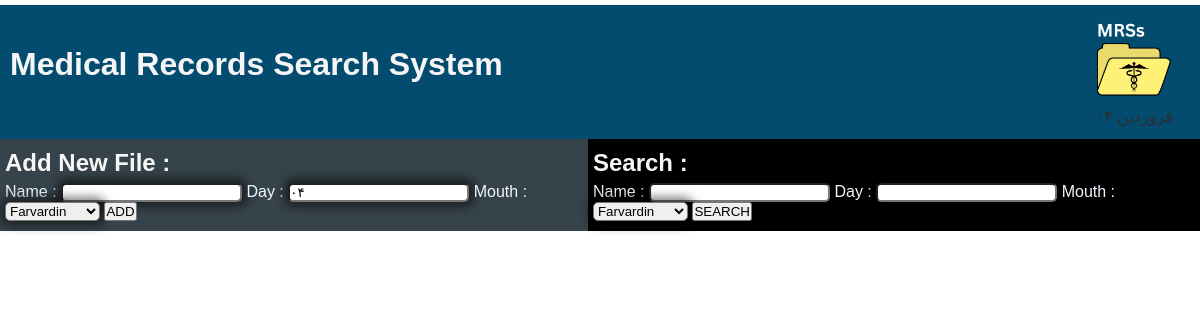
The app's page /pages/index.php, older data.
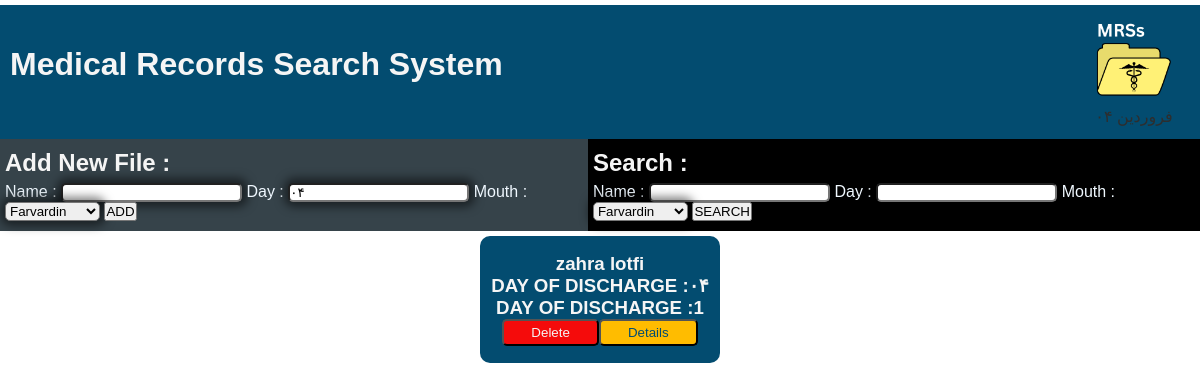
The same page, newer data.
### tables this page shows
CREATE TABLE "files" (
	"id"	INTEGER,
	"name"	TEXT,
	"discharge_day"	INTEGER,
	"discharge_mouth"	INTEGER,
	"note"	TEXT,
	"status"	INTEGER,
	"unit"	INTEGER,
	PRIMARY KEY("id" AUTOINCREMENT)
);

### jdf.php (called while the page is built, shortened)
<?php
function jdate($format, $timestamp = '', $none = '', $time_zone = 'Asia/Tehran', $tr_num = 'fa') {
  $T_sec = 0;
  $ts = $T_sec + (($timestamp === '') ? time() : tr_num($timestamp));
  $date = explode('_', date('H_i_j_n_O_P_s_w_Y', $ts));
  list($j_y, $j_m, $j_d) = gregorian_to_jalali($date[8], $date[3], $date[2]);
  $sl = strlen($format);
  $out = '';
  for ($i = 0; $i < $sl; $i++) {
    $sub = substr($format, $i, 1);
    switch ($sub) {
      case 'd':
        $out .= ($j_d < 10) ? '0' . $j_d : $j_d;
        break;
      case 'F':
        $out .= jdate_words(array('mm' => $j_m), ' ');
        break;
      default:
        $out .= $sub;
    }
  }
  return ($tr_num != 'en') ? tr_num($out, 'fa', '.') : $out;
}
function tr_num($str, $mod = 'en', $mf = '٫') {
  $num_a = array('0', '1', '2', '3', '4', '5', '6', '7', '8', '9', '.');
  $key_a = array('۰', '۱', '۲', '۳', '۴', '۵', '۶', '۷', '۸', '۹', $mf);
  return ($mod == 'fa') ? str_replace($num_a, $key_a, $str) : str_replace($key_a, $num_a, $str);
}
function jdate_words($array, $mod = '') {
  foreach ($array as $type => $num) {
    $num = (int) tr_num($num);
    switch ($type) {
      case 'mm':
        $key = array('فروردین', 'اردیبهشت', 'خرداد', 'تیر', 'مرداد', 'شهریور', 'مهر', 'آبان', 'آذر', 'دی', 'بهمن', 'اسفند');
        $array[$type] = $key[$num - 1];
        break;
    }
  }
  return ($mod === '') ? $array : implode($mod, $array);
}
function gregorian_to_jalali($gy, $gm, $gd, $mod = '') {
   list($gy, $gm, $gd) = explode('_', tr_num($gy . '_' . $gm . '_' . $gd));
  $g_d_m = array(0, 31, 59, 90, 120, 151, 181, 212, 243, 273, 304, 334);
  $gy2 = ($gm > 2) ? ($gy + 1) : $gy;
  $days = 355666 + (365 * $gy) + ((int) (($gy2 + 3) / 4)) - ((int) (($gy2 + 99) / 100)) + ((int) (($gy2 + 399) / 400)) + $gd + $g_d_m[$gm - 1];
  $jy = -1595 + (33 * ((int) ($days / 12053)));
  $days %= 12053;
  $jy += 4 * ((int) ($days / 1461));
  $days %= 1461;
  if ($days < 186) {
    $jm = 1 + (int) ($days / 31);
    $jd = 1 + ($days % 31);
  } else {
    $jm = 7 + (int) (($days - 186) / 30);
    $jd = 1 + (($days - 186) % 30);
  }
  return ($mod == '') ? array($jy, $jm, $jd) : $jy . $mod . $jm . $mod . $jd;
}

### pages/index.php (the view, shortened to what this page needs)
<?php
include "./../body/head.php";
include "./../DB/dataBase.php";
$dddate = jdate("d");
$ddate = jdate("F");
switch($ddate)
{
  case "فروردین";
  $f="1";
  break;
}
$query = "SELECT * FROM files WHERE discharge_mouth = :f AND discharge_day = :dddate";
$stmt = $con->prepare($query);
$stmt->bindParam(':f', $f, PDO::PARAM_STR);
$stmt->bindParam(':dddate', $dddate, PDO::PARAM_STR);
$stmt->execute();
$data =  $stmt->fetchAll(PDO::FETCH_ASSOC);
?>
<body>
    <?php include "./../body/header.php";?>
<div style="display: flex;justify-content: space-between;background: #36434a";>
<div style="
    margin-top: 0px;
    padding: 10px 5px;">
    <h2 style="color: whitesmoke;margin-bottom: 6.25px;">Add New File : </h2>
     <form action="./../act/sendData2DB.php" method="POST">
      <label for="name">Name : </label>
      <input name="name" type="text">
      <label for="discharge_day">Day : </label>
      <input name="discharge_day" type="text" value="<?= $dddate; ?>">
      <label for="discharge_mouth">Mouth : </label>
      <select name="discharge_mouth" id="">
        <option value="1" <?php if($f == "1"){echo "selected";}?>>Farvardin</option>
      </select>
      <button type="submit">ADD</button>
     </form>
    </div>
    <div style="background: black;
    margin-top: 0px;
    padding: 10px 5px;">
    <h2 style="color: whitesmoke;margin-bottom: 6.25px;">Search : </h2>
     <form action="./../act/sendData2DB.php" method="POST">
      <label for="name">Name : </label>
      <input name="name" type="text">
      <label for="discharge_day">Day : </label>
      <input name="discharge_day" type="number" value="<?= $dddate; ?>">
      <label for="discharge_mouth">Mouth : </label>
      <select name="discharge_mouth" id="">
        <option value="1" <?php if($f == "1"){echo "selected";}?>>Farvardin</option>
      </select>
      <button type="submit">SEARCH</button>
     </form>
    </div></div>
    <div style="display: flex;justify-content: CENTER;flex-wrap: wrap;">
      <?php  foreach($data as $dt){   ?>
      <div style="    background-color: #034c70;
    margin-inline: 5px;
    margin: 5px 6px;
    min-width: 240px;
    display: flex;
    flex-direction: column;
    justify-content: center;
    align-items: center;
    padding: 17px 5PX;
    border-radius: 10px;
    color:whitesmoke;">
        <h3><?= $dt['name']?></h3>
        <div style="display: flex;">
            <H3>DAY OF DISCHARGE : </H3>
            <h3><?= $dt['discharge_day'];?></h3>
        </div>
         <DIV style="display: flex;">
         <H3>DAY OF DISCHARGE : </H3>
        <h3><?= $dt['discharge_mouth'];?></h3>
         </DIV>
             <div style="display: flex;justify-content: space-around;">
             <button style="background-color:#f50b0b ;padding: 4px 27px; border-radius: 5px;" type="button"><a style="text-decoration: none; color:whitesmoke" href="./../act/delete.php?id=<?= $dt['id']; ?>">Delete</a></button>
             <button type="button" style="background: #ffbc00;
             padding: 4px 27px;
             border-radius: 5px;"><a style="text-decoration: none;color: #034c70;" href="./fileSingle.php?id=<?= $dt['id'];?>">Details</a></button>
            </div>
      </div>
      <?php }?>
    </div>
</body>
</html>

### body/head.php (shortened to what this page needs)
<?php
require ("./../jdf.php");
?>
<!DOCTYPE html>
<html lang="en">
<head>
    <link rel="stylesheet" href="./../style.css">
</head>

### body/header.php
<div class="main-nav">
    <div class="header">
       <a href="./../pages/index.php" style="color: whitesmoke;text-decoration: none;"> <h1 class="title" >Medical Records Search System</h1></a>
        <div class="time-div">
            <img src="./../pic/MRSs.png" style="width: 5rem;" alt="">
            <p class="time"><?= jdate("d F");?></p>
        </div>
    </div>
</div>

### style.css (style rules this page uses)
* { margin: 0; padding: 0; box-sizing: border-box; }
body { font-family: 'Trebuchet MS', 'Lucida Sans Unicode', 'Lucida Grande', 'Lucida Sans', Arial, sans-serif; }
.header { background-color: #034c70; padding: 10px; margin-top: 5px; text-align: center; color: rgb(43, 43, 43); font-family: 'Trebuchet MS', 'Lucida Sans Unicode', 'Lucida Grande', 'Lucida Sans', Arial, sans-serif; display: flex; align-items: center; min-height: 5.2rem; justify-content: space-between; }
.title { margin-bottom: 15px; }
.time { color: rgb(46, 46, 46); font-size:16px; max-width: 80px; margin: auto; padding: 0px; margin-top: 9px; }
.time-div { padding: 3px 16px; border-radius: 15px; }
label { color: aliceblue; }

### pages/index.php (style rules this page uses)
input { border-radius: 5px; box-shadow: 1px 0px 10px 5px rgba(0, 0, 0, 0.5); }
select { border-radius: 5px; box-shadow: 1px 0px 10px 5px rgba(0, 0, 0, 0.5); }

Row changes from the older to the newer data that the page shows:
added files: name "zahra lotfi", discharge_day "۰۴", discharge_mouth "1"
